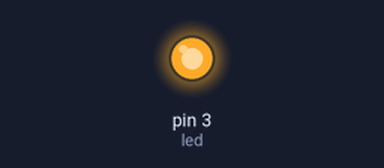
Bench run of a sketch on a simulated Arduino Uno, built with avr-gcc and run on an emulated ATmega328P. Parts: output pins drawn as LEDs (lit = HIGH).

Above: at 0.1 s.
Timing chart, 0 to 1.6 s (numbered marks = the images above):
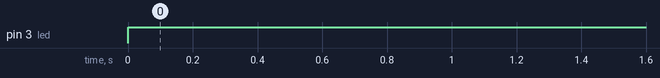

The sketch:

mosfet_prueba.ino
```cpp
int var;
int led =3;
void setup() {
  pinMode(led,OUTPUT);
}

void loop() {
  analogWrite(led,255);

}
```

Measured:
- by itself, pin 3 (led): LOW → HIGH at 0.00 s
